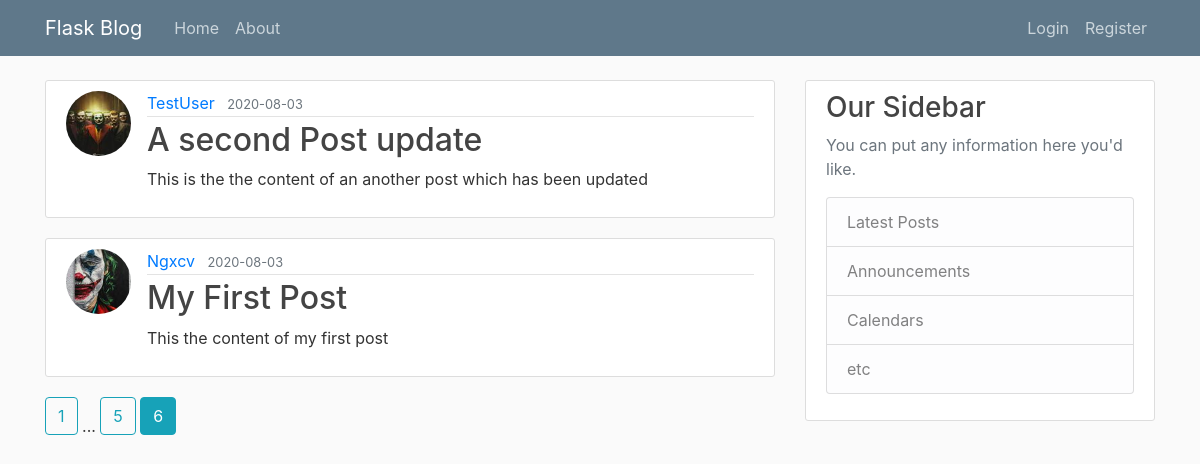
Screenshot of /home?page=6 with the database file from the repository.
### flaskblog/models.py (models this page shows, shortened)
class Post(db.Model):
    id = db.Column(db.Integer, primary_key=True)
    title = db.Column(db.String(100), nullable=False)
    date_posted = db.Column(db.DateTime, nullable=False, default=datetime.utcnow)
    content = db.Column(db.Text, nullable=False)
    user_id = db.Column(db.Integer, db.ForeignKey('user.id'), nullable=False)

class User(db.Model, UserMixin):
    id = db.Column(db.Integer, primary_key=True)
    username = db.Column(db.String(20), nullable=False, unique=True)
    email = db.Column(db.String(120), nullable=False, unique=True)
    image_file = db.Column(db.String(20), nullable=False, default='default.jpg')
    password = db.Column(db.String(60), nullable=False)
    posts = db.relationship('Post', backref='author', lazy=True)

### flaskblog/main/routes.py (the view)
@main.route('/')
@main.route('/home')
def home():
    page = request.args.get('page', 1, type=int)
    posts = Post.query.order_by(Post.date_posted.desc()).paginate(page=page, per_page=2)
    return render_template('home.html', posts=posts)

### flaskblog/templates/home.html
{% extends "layout.html" %}
{% block content %}
    {% for post in posts.items %}
        <article class="media content-section">
            <img src="{{ url_for('static', filename='profil_pics/' + post.author.image_file) }}" class="rounded-circle article-img" alt="">
            <div class="media-body">
                    <div class="article-metadata">
                      <a class="mr-2" href="{{ url_for('users.user_posts', username=post.author.username) }}">{{ post.author.username }}</a>
                      <small class="text-muted">{{ post.date_posted.strftime('%Y-%m-%d') }}</small>
                </div>
                <h2><a class="article-title" href="{{ url_for('posts.post', post_id=post.id) }}">{{ post.title }}</a></h2>
                <p class="article-content">{{ post.content }}</p>
            </div>
        </article>
    {% endfor %}
    {% for page_num in posts.iter_pages(left_edge=1, right_edge=1, left_current=1, right_current=2) %}
        {% if page_num %}
            {% if posts.page == page_num %}
                <a class="btn btn-info mb-4" href="{{ url_for('main.home', page=page_num) }}"> {{ page_num }}</a>
            {% else %}
                <a class="btn btn-outline-info mb-4" href="{{ url_for('main.home', page=page_num) }}"> {{ page_num }}</a>
            {% endif %}
        {% else %}
            ...
        {% endif %}
    {% endfor %}
{% endblock content %}

### flaskblog/static/main.css (style rules this page uses)
body { background: #fafafa; color: #333333; margin-top: 5rem; }
h1, h2, h3, h4, h5, h6 { color: #444444; }
.content-section { background: #ffffff; padding: 10px 20px; border: 1px solid #dddddd; border-radius: 3px; margin-bottom: 20px; }
.article-title { color: #444444; }
.article-content { white-space: pre-line; }
.article-img { height: 65px; width: 65px; margin-right: 16px; }
.article-metadata { padding-bottom: 1px; margin-bottom: 4px; border-bottom: 1px solid #e3e3e3 }

### rows the page displays
Post: image_file (picture), author.username "TestUser", date_posted "2020-08-03", title "A second Post update", content "This is the the content of an another post which has been updated"
Post: image_file (picture), author.username "Ngxcv", date_posted "2020-08-03", title "My First Post", content "This the content of my first post"

### other values shown
{{ page_num }} "1" "5"
{{ page_num }} "6"
